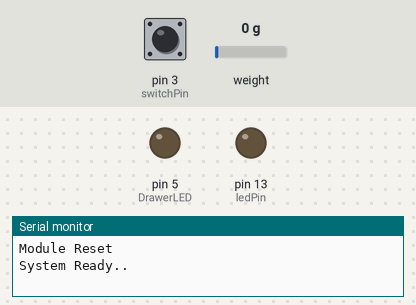
Simulated run of this sketch. Board: Arduino Uno, built with avr-gcc and run on an emulated ATmega328P. Parts: output pins drawn as LEDs (lit = HIGH), the last lines printed to the serial monitor. Inputs (shaded band) come from the test bench; at power-on: pin 3 (switchPin) LOW, weight on the scale 0 g. The modem accepts every AT command (registered, SIM ready, sends succeed) and sends nothing else.

Above: at 2.7 s.
2.8 s: pin 3 (switchPin) pulled HIGH for 3.2 s
At 5.3 s:
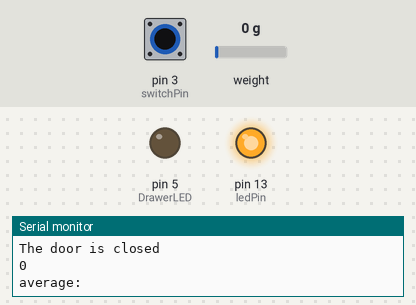
Timing chart, 0 to 11.1 s (numbered marks = the images above; inputs shaded):
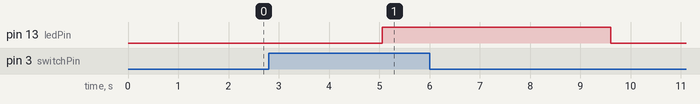

Measured:
- after the input at 2.8 s, pin 13 (ledPin): LOW → HIGH after 2.3 s, → LOW 4.5 s later

The sketch:

TESTINTEGRATION.ino
```cpp
//door magnet: door open/close -->post
//weight change: record a positive/negative weight change and post to the server (set an tolerance)
//test whether can have a few server to post to when necessary
//wait for a few cycles for the connected information before placing the item
#include <SoftwareSerial.h>
#include <stdlib.h>
#include "HX711.h"


// HX711.DOUT  - pin #A1
// HX711.PD_SCK - pin #A0
SoftwareSerial client(10, 11); // RX, TX
HX711 scale(A1, A0);


// LED
int ledPin = 13;
// LM35 analog input
int lm35Pin = 0;
const int DrawerLED=5;
int doorStatus=0;
int pastDoorStatus=0;
float weight=0;
float pastWeight=0;
const int switchPin = 3;
String inData="";


// this runs once
void setup()
{
  pinMode(ledPin, OUTPUT);
  pinMode(DrawerLED, OUTPUT);
   Serial.begin(9600);
   scale.set_scale(2280.f);                      // this value is obtained by calibrating the scale with known weights;
  scale.tare();
  client.begin(9600);
   client.println("AT+RST");
delay(500);
//reset the esp8266 module
if(client.find("OK") ) Serial.println("Module Reset");


   Serial.println("System Ready..");
}
void loop()
{
  delay(500);

  String cmd = "AT+CIPSTART=\"TCP\",\"";
  cmd += "184.106.153.149"; // connect to api.thingspeak.com where we set the connection with the server
  cmd += "\",80";
  client.println(cmd);
  Serial.println(client.readString());

      delay(1000);
     Serial.println("weight difference is:");
      Serial.println(String(weight-pastWeight));
//send only when there is significant weight change or door open/close
 if(abs(weight-pastWeight)>5|abs(pastDoorStatus-doorStatus)==1){
 String postRequest="POST https://api.thingspeak.com/apps/thinghttp/send_request?api_key=S9KZPOIUA3T046HD&weight="+String(weight-pastWeight)+"&status="+String(doorStatus)+ " HTTP/1.0\r\n\r\n";
client.print("AT+CIPSEND=");
client.println(postRequest.length() );

delay(1000);

if(client.find(">")) {

  Serial.println("Sending.."); client.println(postRequest);

//Serial.println(client.readString());
//if(client.find("SEND OK")) { Serial.println("Packet sent");
//
//while (client.available()) {
//
//Serial.println(client.readString());
//}}


     client.println("AT+CIPCLOSE=0");
     Serial.println("AT+CIPCLOSE=0");
     //Serial.println(client.readString());
}}
     delay(1000);
  //read the door magnet sensor data
    if(digitalRead(switchPin) == HIGH){
    digitalWrite(ledPin, HIGH);
    Serial.println("The door is closed");
    pastDoorStatus=doorStatus;
    doorStatus=0;
  }
  else{
    digitalWrite(ledPin, LOW);
    Serial.println("The door is open");
    pastDoorStatus=doorStatus;
    doorStatus=1;

  }
  //update information
  Serial.print(String(doorStatus));
  Serial.println(inData);
  Serial.print("average:\t");

  pastWeight=weight;
  weight=scale.get_units(10);
  Serial.print(String(weight));


}
```
